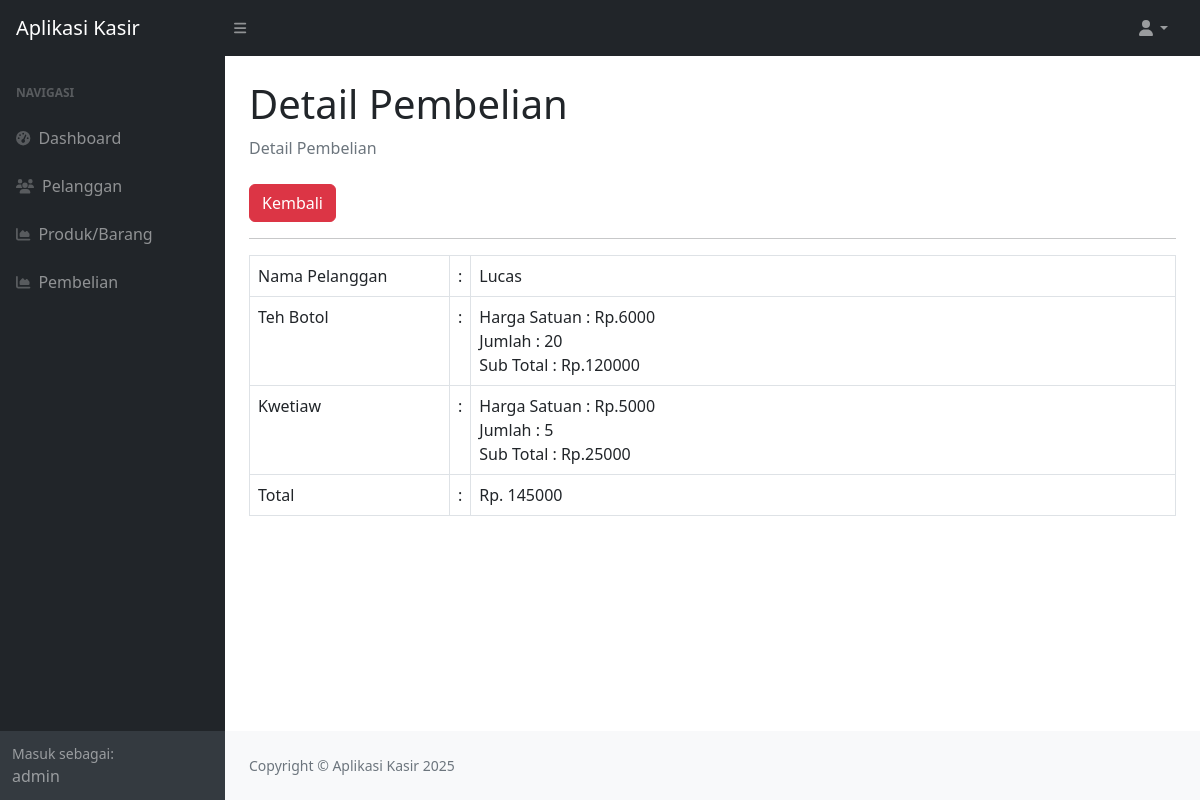
Screenshot of /?page=pembelian_detail&&id=1 (signed in) with the database file from the repository.
### tables this page shows
CREATE TABLE `penjualan` (
  `id_penjualan` int(11) NOT NULL,
  `tanggal_penjualan` date DEFAULT NULL,
  `total_harga` int(11) DEFAULT NULL,
  `id_pelanggan` int(11) DEFAULT NULL
);

CREATE TABLE `pelanggan` (
  `id_pelanggan` int(11) NOT NULL,
  `nama_pelanggan` varchar(255) DEFAULT NULL,
  `alamat` text DEFAULT NULL,
  `no_telepon` varchar(255) DEFAULT NULL
);

CREATE TABLE `detail_penjualan` (
  `id_detail` int(11) NOT NULL,
  `id_penjualan` int(11) DEFAULT NULL,
  `id_produk` int(11) DEFAULT NULL,
  `jumlah_produk` int(11) DEFAULT NULL,
  `sub_total` int(11) DEFAULT NULL
);

CREATE TABLE `produk` (
  `id_produk` int(11) NOT NULL,
  `nama_produk` varchar(255) DEFAULT NULL,
  `harga` int(11) DEFAULT NULL,
  `stock` int(11) DEFAULT NULL
);

### pembelian_detail.php (the view)
<?php
$id = $_GET['id'];
$query = mysqli_query($koneksi, "SELECT*FROM penjualan LEFT JOIN pelanggan ON pelanggan.id_pelanggan = penjualan.id_pelanggan WHERE id_penjualan=$id");
$data = mysqli_fetch_array($query);
?>
<div class="container-fluid px-4">
    <h1 class="mt-4">Detail Pembelian</h1>
    <ol class="breadcrumb mb-4">
        <li class="breadcrumb-item active">Detail Pembelian</li>
    </ol>
    <a href="?page=pembelian" class="btn btn-danger">Kembali</a>
    <hr>
    <form method="post">
        <table class="table table-bordered">
            <tr>
                <td width="200">Nama Pelanggan</td>
                <td width="1">:</td>
                <td>
                    <?php echo $data['nama_pelanggan']; ?>
                </td>
            </tr>
            <?php
            $pro = mysqli_query($koneksi, "SELECT * FROM detail_penjualan LEFT JOIN produk ON produk.id_produk = detail_penjualan.id_produk WHERE id_penjualan=$id");
            while ($produk = mysqli_fetch_array($pro)) {
                ?>
                <tr>
                    <td><?php echo $produk['nama_produk']; ?></td>
                    <td>:</td>
                    <td>
                        Harga Satuan : Rp.<?php echo $produk['harga']; ?><br>
                        Jumlah : <?php echo $produk['jumlah_produk']; ?><br>
                        Sub Total : Rp.<?php echo $produk['sub_total']; ?>
                    </td>
                </tr>
                <?php
            }
            ?>
            <tr>
                <td>Total</td>
                <td>:</td>
                <td>
                    Rp. <?php echo $data['total_harga']; ?>
                </td>
            </tr>
        </table>
    </form>
</div>

### rows the page displays
penjualan: id_pelanggan.nama_pelanggan "Lucas", total_harga "145000"
detail_penjualan: id_produk.nama_produk "Teh Botol", id_produk.harga "6000", jumlah_produk "20", sub_total "120000"
detail_penjualan: id_produk.nama_produk "Kwetiaw", id_produk.harga "5000", jumlah_produk "5", sub_total "25000"

### other values shown
$_SESSION['user']['nama'] "admin"
